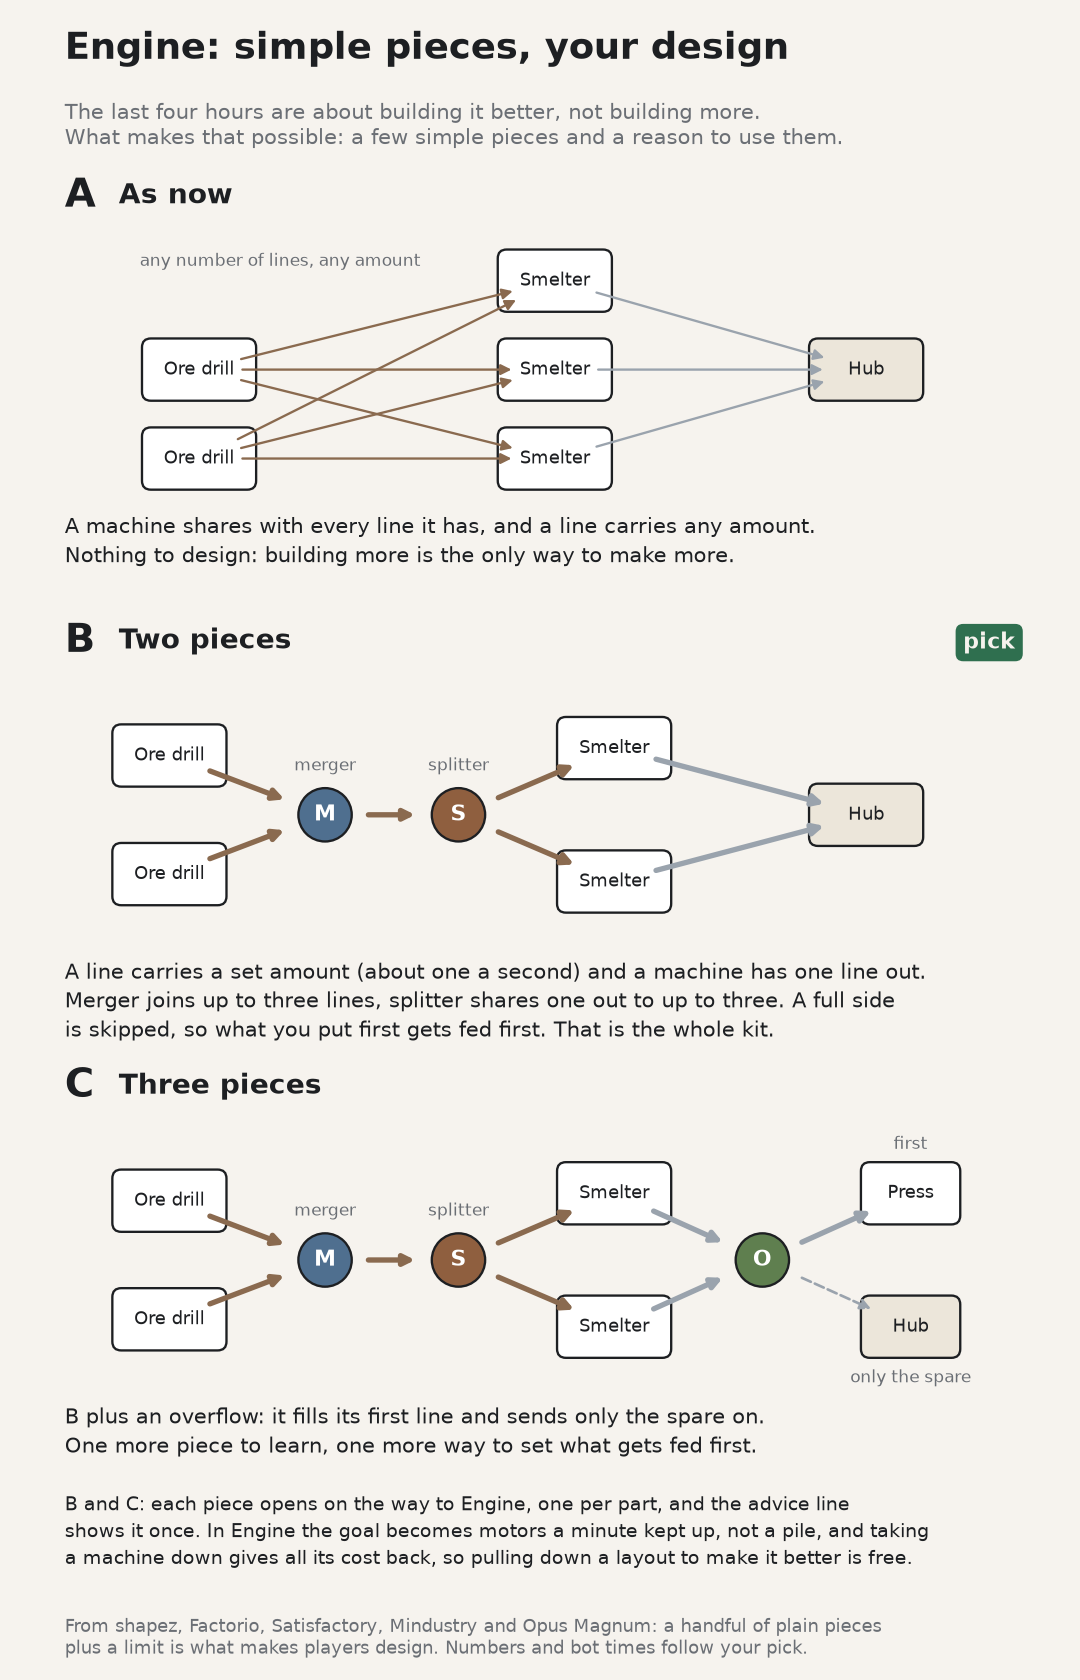

The script that saved this image:
import sys
import matplotlib
matplotlib.use("Agg")
import matplotlib.pyplot as plt
from matplotlib.patches import FancyBboxPatch, Circle, FancyArrowPatch

# Decision 1, the Engine stage: simple pieces the player combines (Byron #19364903).
# python3 docs/ux/1-pieces.py docs/ux/1-pieces.png
out = sys.argv[1]
ink, soft, ground, red, green = "#1d1f22", "#6b6f75", "#f6f3ee", "#b23a2a", "#2f6f4f"
MACH = "#ffffff"
ORE, INGOT = "#8a6a4f", "#9aa3ad"

fig = plt.figure(figsize=(9, 14), dpi=120)
fig.patch.set_facecolor(ground)
fig.text(0.06, 0.965, "Engine: simple pieces, your design", fontsize=22, weight="bold", color=ink)
fig.text(0.06, 0.94, "The last four hours are about building it better, not building more.\n"
         "What makes that possible: a few simple pieces and a reason to use them.", fontsize=12.5, color=soft, va="top")


def machine(ax, x, y, label, w=1.5, h=0.8, fc=MACH):
    ax.add_patch(FancyBboxPatch((x - w / 2, y - h / 2), w, h, boxstyle="round,pad=0.02,rounding_size=0.12", fc=fc, ec=ink, lw=1.4))
    ax.text(x, y, label, ha="center", va="center", fontsize=10.5, color=ink)


def piece(ax, x, y, label, fc):
    ax.add_patch(Circle((x, y), 0.36, fc=fc, ec=ink, lw=1.4))
    ax.text(x, y, label, ha="center", va="center", fontsize=13, weight="bold", color="#ffffff")


def line(ax, a, b, col, lw=3.2, dashed=False):
    ax.add_patch(FancyArrowPatch(a, b, arrowstyle="-|>", mutation_scale=13, color=col, lw=lw,
                                 linestyle="--" if dashed else "-", shrinkA=26, shrinkB=26))


def panel(top, key, name, pick, draw, text):
    fig.text(0.06, top + 0.012, key, fontsize=24, weight="bold", color=ink)
    fig.text(0.11, top + 0.014, name, fontsize=17, weight="bold", color=ink)
    if pick:
        fig.text(0.94, top + 0.014, "pick", fontsize=13, weight="bold", color=ground, ha="right",
                 bbox=dict(boxstyle="round,pad=0.35", fc=green, ec="none"))
    ax = fig.add_axes([0.06, top - 0.16, 0.88, 0.15])
    ax.set_xlim(0, 12); ax.set_ylim(0, 3.4); ax.axis("off"); ax.set_aspect("equal")
    draw(ax)
    fig.text(0.06, top - 0.17, text, fontsize=12.5, color=ink, va="top", linespacing=1.4)


def draw_a(ax):
    machine(ax, 1.4, 1.7, "Ore drill")
    machine(ax, 1.4, 0.5, "Ore drill")
    for y in (2.9, 1.7, 0.5):
        machine(ax, 6.2, y, "Smelter")
    machine(ax, 10.4, 1.7, "Hub", fc="#ece6da")
    for a in ((1.4, 1.7), (1.4, 0.5)):
        for y in (2.9, 1.7, 0.5):
            line(ax, a, (6.2, y), ORE, lw=1.4)
    for y in (2.9, 1.7, 0.5):
        line(ax, (6.2, y), (10.4, 1.7), INGOT, lw=1.4)
    ax.text(0.6, 3.1, "any number of lines, any amount", ha="left", fontsize=10, color=soft)


def draw_b(ax, overflow=False):
    machine(ax, 1.0, 2.5, "Ore drill")
    machine(ax, 1.0, 0.9, "Ore drill")
    piece(ax, 3.1, 1.7, "M", "#4f6f8f")
    piece(ax, 4.9, 1.7, "S", "#8f5f3f")
    machine(ax, 7.0, 2.6, "Smelter")
    machine(ax, 7.0, 0.8, "Smelter")
    line(ax, (1.0, 2.5), (3.1, 1.7), ORE)
    line(ax, (1.0, 0.9), (3.1, 1.7), ORE)
    line(ax, (3.1, 1.7), (4.9, 1.7), ORE)
    line(ax, (4.9, 1.7), (7.0, 2.6), ORE)
    line(ax, (4.9, 1.7), (7.0, 0.8), ORE)
    if overflow:
        piece(ax, 9.0, 1.7, "O", "#5f7f4f")
        line(ax, (7.0, 2.6), (9.0, 1.7), INGOT)
        line(ax, (7.0, 0.8), (9.0, 1.7), INGOT)
        machine(ax, 11.0, 2.6, "Press", w=1.3)
        machine(ax, 11.0, 0.8, "Hub", w=1.3, fc="#ece6da")
        line(ax, (9.0, 1.7), (11.0, 2.6), INGOT)
        line(ax, (9.0, 1.7), (11.0, 0.8), INGOT, lw=1.6, dashed=True)
        ax.text(11.0, 3.2, "first", ha="center", fontsize=10, color=soft)
        ax.text(11.0, 0.05, "only the spare", ha="center", fontsize=10, color=soft)
    else:
        machine(ax, 10.4, 1.7, "Hub", fc="#ece6da")
        line(ax, (7.0, 2.6), (10.4, 1.7), INGOT)
        line(ax, (7.0, 0.8), (10.4, 1.7), INGOT)
    ax.text(3.1, 2.3, "merger", ha="center", fontsize=10, color=soft)
    ax.text(4.9, 2.3, "splitter", ha="center", fontsize=10, color=soft)


panel(0.865, "A", "As now", False, draw_a,
      "A machine shares with every line it has, and a line carries any amount.\n"
      "Nothing to design: building more is the only way to make more.")
panel(0.60, "B", "Two pieces", True, draw_b,
      "A line carries a set amount (about one a second) and a machine has one line out.\n"
      "Merger joins up to three lines, splitter shares one out to up to three. A full side\n"
      "is skipped, so what you put first gets fed first. That is the whole kit.")
panel(0.335, "C", "Three pieces", False, lambda ax: draw_b(ax, overflow=True),
      "B plus an overflow: it fills its first line and sends only the spare on.\n"
      "One more piece to learn, one more way to set what gets fed first.")

fig.text(0.06, 0.112, "B and C: each piece opens on the way to Engine, one per part, and the advice line\n"
         "shows it once. In Engine the goal becomes motors a minute kept up, not a pile, and taking\n"
         "a machine down gives all its cost back, so pulling down a layout to make it better is free.",
         fontsize=11.5, color=ink, va="top", linespacing=1.4)
fig.text(0.06, 0.038, "From shapez, Factorio, Satisfactory, Mindustry and Opus Magnum: a handful of plain pieces\n"
         "plus a limit is what makes players design. Numbers and bot times follow your pick.",
         fontsize=10.5, color=soft, va="top")
fig.savefig(out, facecolor=fig.get_facecolor())
